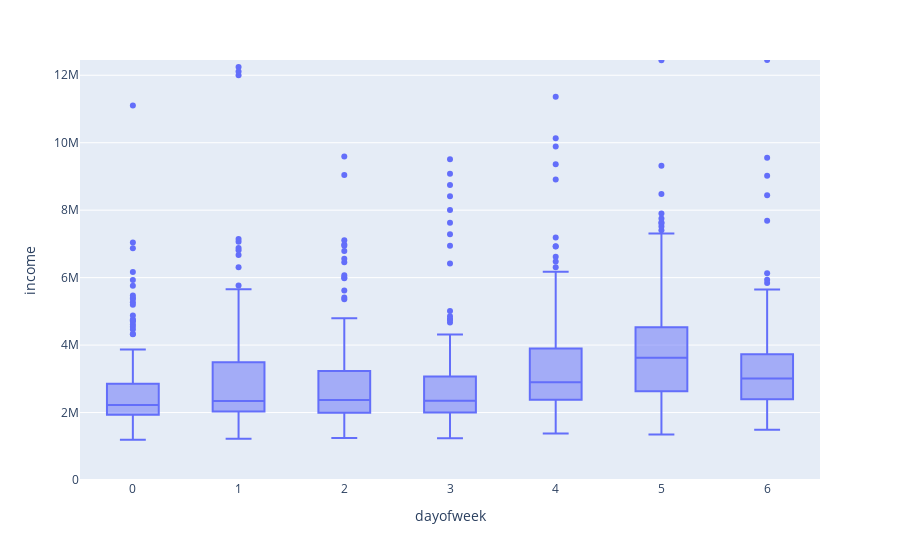

Here is the notebook cell this chart was saved with:
### Code cell
px.box(
    per_day_sales, 
    x='dayofweek', y='income', points='outliers')\
.update_layout(
    yaxis_range=[0, per_day_sales.income.quantile(0.99)]
)

### Figure 1 — Plotly figure (JSON) as saved in the notebook; plotly's stock layout.template omitted (floating-point values rounded to 4 significant figures; data arrays with more than 128 entries replaced by an {"elided": "..."} marker saying what was removed)
{"data": [{"alignmentgroup": "True", "boxpoints": "outliers", "hovertemplate": "dayofweek=%{x}<br>income=%{y}<extra></extra>", "legendgroup": "", "marker": {"color": "#636efa"}, "name": "", "notched": false, "offsetgroup": "", "orientation": "v", "showlegend": false, "type": "box", "x": {"elided": "1034 int values"}, "x0": " ", "xaxis": "x", "y": {"elided": "1034 float values"}, "y0": " ", "yaxis": "y"}], "layout": {"boxmode": "group", "legend": {"tracegroupgap": 0}, "margin": {"t": 60}, "xaxis": {"anchor": "y", "domain": [0, 1], "title": {"text": "dayofweek"}}, "yaxis": {"anchor": "x", "domain": [0, 1], "range": [0, 12450000.0], "title": {"text": "income"}}}}
